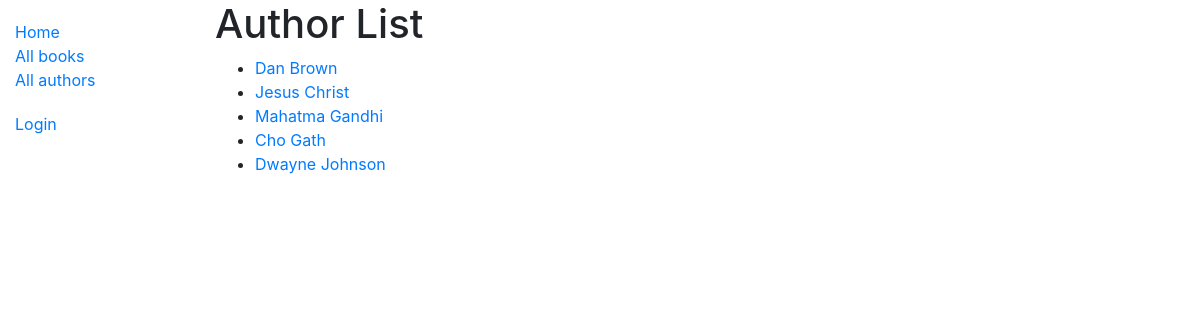
Screenshot of /catalog/authors/ with the database file from the repository.
### catalog/models.py (models this page shows, shortened)
class Author(models.Model):
    first_name = models.CharField(max_length=100)
    last_name = models.CharField(max_length=100)
    date_of_birth = models.DateField(null=True, blank=True)
    date_of_death = models.DateField('Died', null=True, blank=True)
    class Meta:
        ordering = ['last_name', 'first_name']
    def get_absolute_url(self):
        return reverse('author-detail', args=[str(self.id)])

### catalog/views.py (the view)
# urls.py: path('authors/', views.AuthorListView.as_view(), name='authors'),
class AuthorListView(generic.ListView):
	model = Author
	paginate_by = 10

### catalog/templates/catalog/author_list.html
{% extends "catalog/base_generic.html" %}
{% block content %}
  <h1>Author List</h1>
  {% if author_list %}
  <ul>
    {% for author in author_list %}
      <li>
        <a href="{{ author.get_absolute_url }}">{{ author.first_name }} {{author.last_name}}</a>
      </li>
    {% endfor %}
  </ul>
  {% else %}
    <p>There are no books in the library.</p>
  {% endif %}
{% endblock %}

### rows the page displays
Author: first_name "Dan", last_name "Brown"
Author: first_name "Jesus", last_name "Christ"
Author: first_name "Mahatma", last_name "Gandhi"
Author: first_name "Cho", last_name "Gath"
Author: first_name "Dwayne", last_name "Johnson"
